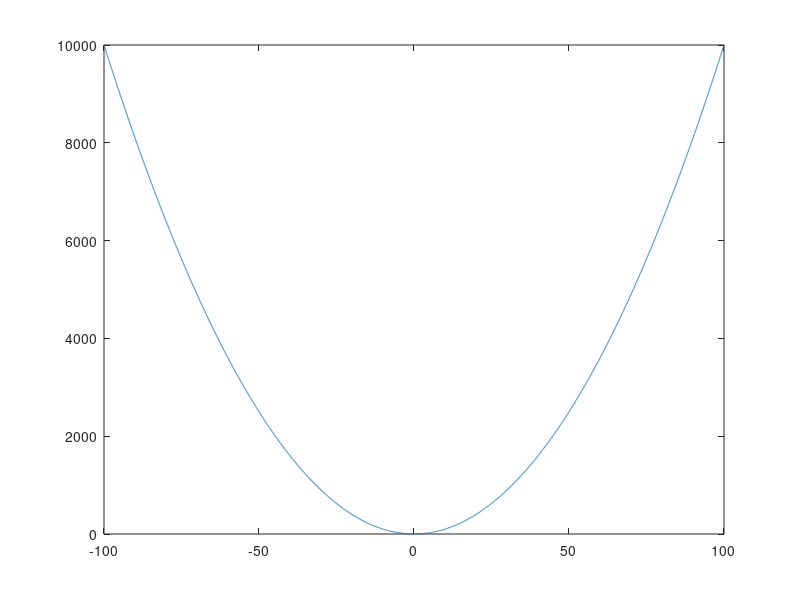

Source code (MATLAB):
clear all; close all; clc;

% function
fun = @(x) x.^2;

% defined grid
grid = linspace(-100, 100, 10000);

% evaluating the function at grid assuming our min lies in this interval 
y = fun(grid);

plot(grid, y)

%% method 2

%uniformely sample the input range

%samples = min_r : 0.1 : max_r;

% objective function 

obj = @(x, y)(x-1).^2 + (y-1).^2;

min_r = -5; max_r = 5; step = 0.5;

% generate grid samples

[xg, yg] = meshgrid(min_r:step:max_r, min_r:step:max_r);

size(yg)
xg

